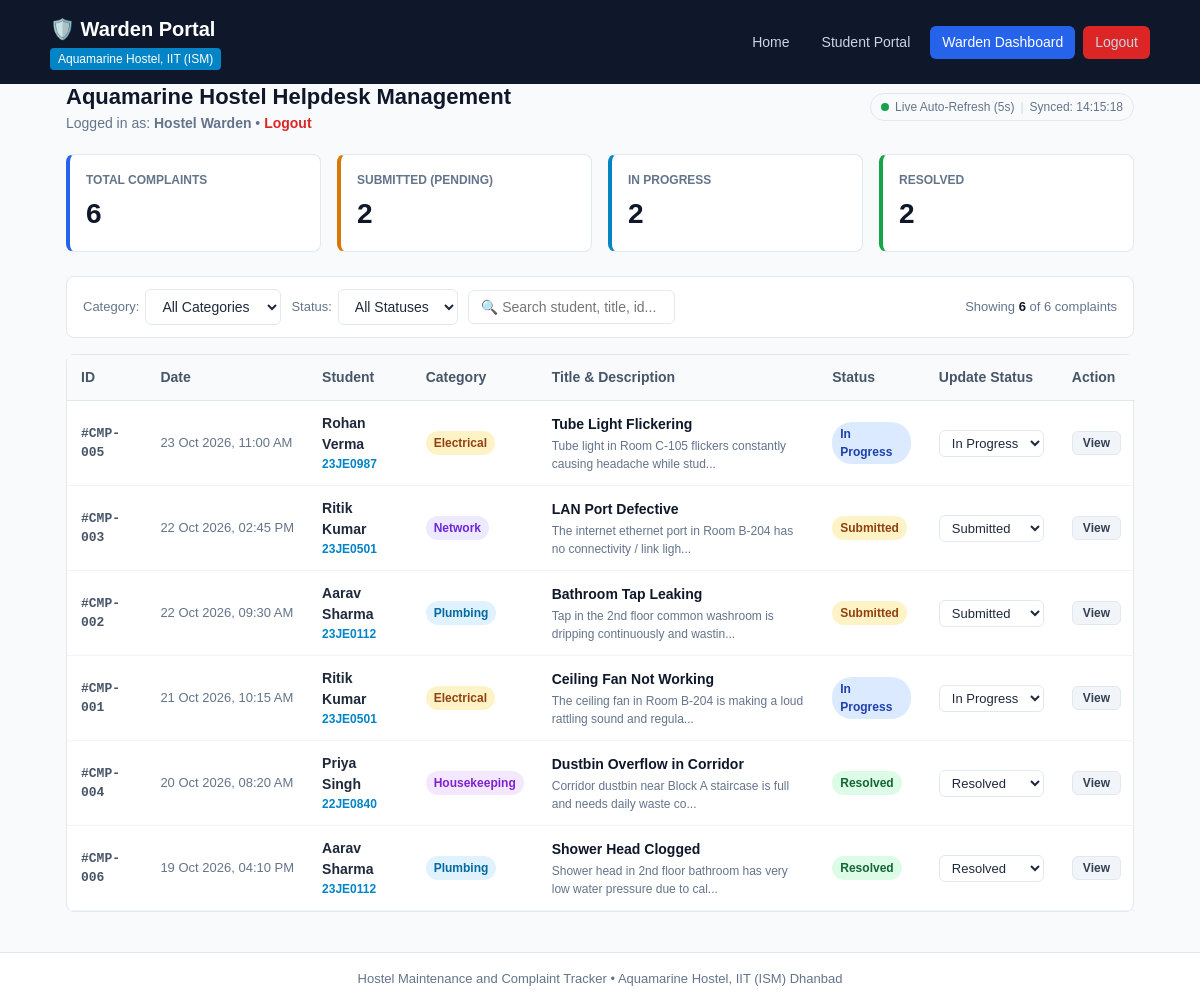
/warden.php (signed in), run on an earlier commit of the app's database.
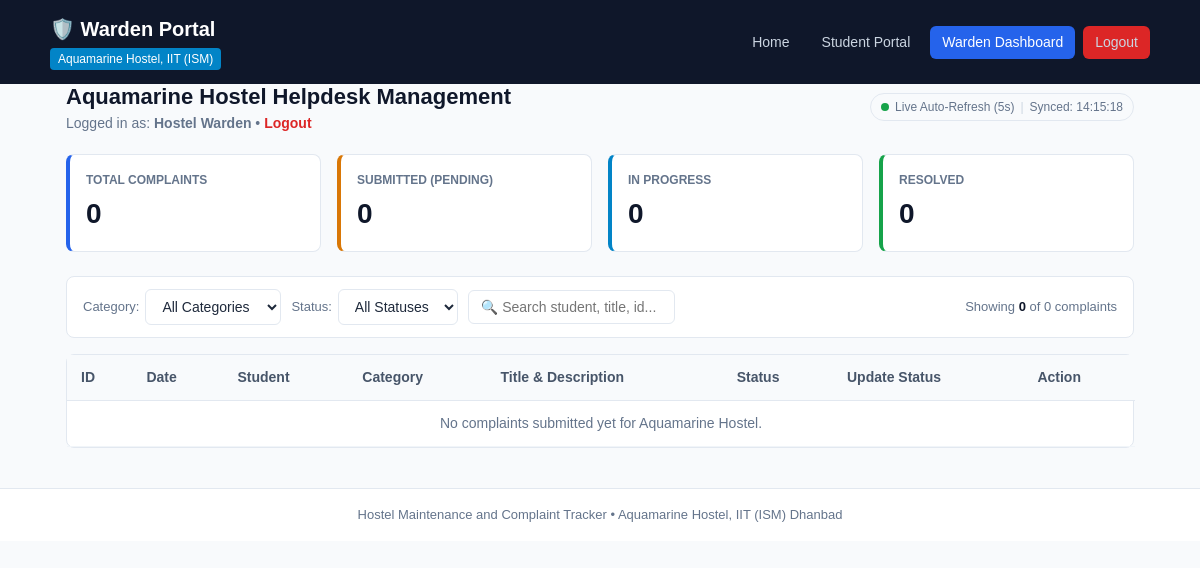
And on a later commit of the database.
### tables this page shows
CREATE TABLE `complaints` (
  `id` INT AUTO_INCREMENT PRIMARY KEY,
  `student_id` INT NOT NULL,
  `title` VARCHAR(150) NOT NULL,
  `description` TEXT NOT NULL,
  `category` ENUM('Electrical', 'Plumbing', 'Network', 'Housekeeping') NOT NULL,
  `status` ENUM('Submitted', 'In Progress', 'Resolved') NOT NULL DEFAULT 'Submitted',
  `created_at` TIMESTAMP DEFAULT CURRENT_TIMESTAMP,
  CONSTRAINT `fk_complaint_student`
    FOREIGN KEY (`student_id`) 
    REFERENCES `students` (`id`) 
    ON DELETE CASCADE 
    ON UPDATE CASCADE
);

CREATE TABLE `students` (
  `id` INT AUTO_INCREMENT PRIMARY KEY,
  `name` VARCHAR(100) NOT NULL,
  `admission_no` VARCHAR(50) NOT NULL UNIQUE,
  `email` VARCHAR(100) NOT NULL,
  `password` VARCHAR(255) NULL
);

### warden.php (the view, shortened to what the changed rows need)
<?php
$isWardenLoggedIn = !empty($_SESSION['warden_logged_in']);
if ($isWardenLoggedIn) {
    $pdo = getDbConnection();
    $totalCount      = $pdo->query('SELECT COUNT(*) FROM complaints')->fetchColumn();
    $submittedCount  = $pdo->query("SELECT COUNT(*) FROM complaints WHERE status = 'Submitted'")->fetchColumn();
    $inProgressCount = $pdo->query("SELECT COUNT(*) FROM complaints WHERE status = 'In Progress'")->fetchColumn();
    $resolvedCount   = $pdo->query("SELECT COUNT(*) FROM complaints WHERE status = 'Resolved'")->fetchColumn();
    $stmt = $pdo->query('
        SELECT c.id, c.title, c.description, c.category, c.status, c.created_at,
               s.name AS student_name, s.admission_no, s.email AS student_email
        FROM complaints c
        JOIN students s ON c.student_id = s.id
        ORDER BY c.created_at DESC, c.id DESC
    ');
    $allComplaints = $stmt->fetchAll();
}
?>
<!DOCTYPE html>
<html lang="en">
<head>
    <link rel="stylesheet" href="assets/style.css?v=<?php echo time(); ?>">
</head>
<body>
    <header class="header-bar">
        <div class="header-container">
            <div class="brand-info">
                <h1>🛡️ Warden Portal</h1>
            </div>
        </div>
    </header>
    <main class="main-wrapper">
        <?php if (!$isWardenLoggedIn): ?>
            <div class="auth-card">
                <div class="form-header" style="text-align: center;">
                    <h3>🛡️ Warden Login</h3>
                    <p>Enter the administrative credentials to manage complaints.</p>
                </div>
                <form method="POST" action="warden.php">
                    <input type="hidden" name="warden_login" value="1">
                    <div class="form-group" style="margin-bottom: 14px;">
                        <label for="wardenId" class="form-label">Warden ID *</label>
                        <input type="text" id="wardenId" name="warden_id" class="form-control" placeholder="warden" required autofocus>
                    </div>
                    <div class="form-group" style="margin-bottom: 18px;">
                        <label for="wardenPw" class="form-label">Password *</label>
                        <input type="password" id="wardenPw" name="warden_password" class="form-control" placeholder="••••••••" required>
                    </div>
                    <button type="submit" class="btn btn-primary" style="width: 100vw; max-width: 430px;">
                        Login as Warden &rarr;
                    </button>
                </form>
                <div class="auth-hint">
                    🔑 <strong>Fixed Login Credentials:</strong><br>
                    ID: <code>warden</code> &bull; Password: <code>warden123</code>
                </div>
            </div>
        <?php else: ?>
            <div style="margin-bottom: 20px; display: flex; justify-content: space-between; align-items: center;">
                <div>
                    <h2 style="font-size: 22px; color: #0f172a;">Aquamarine Hostel Helpdesk Management</h2>
                    <p style="color: #64748b; font-size: 14px;">
                        Logged in as: <strong>Hostel Warden</strong> &bull;
                        <a href="warden.php?action=logout" style="color: #dc2626; text-decoration: none; font-weight: bold;">Logout</a>
                    </p>
                </div>
                <div class="refresh-status-box">
                    <span class="pulse-dot"></span>
                    <span>Live Auto-Refresh (5s)</span>
                    <span style="color: #cbd5e1;">|</span>
                    <span>Synced: <span id="lastSyncTime"><?php echo date('H:i:s'); ?></span></span>
                </div>
            </div>
            <section class="stats-grid">
                <div class="stat-card total">
                    <span class="stat-label">Total Complaints</span>
                    <span class="stat-number"><?php echo (int)$totalCount; ?></span>
                </div>
                <div class="stat-card submitted">
                    <span class="stat-label">Submitted (Pending)</span>
                    <span class="stat-number"><?php echo (int)$submittedCount; ?></span>
                </div>
                <div class="stat-card in-progress">
                    <span class="stat-label">In Progress</span>
                    <span class="stat-number"><?php echo (int)$inProgressCount; ?></span>
                </div>
                <div class="stat-card resolved">
                    <span class="stat-label">Resolved</span>
                    <span class="stat-number"><?php echo (int)$resolvedCount; ?></span>
                </div>
            </section>
            <section>
                <div class="filter-bar">
                    <div class="filter-controls">
                        <div class="filter-group">
                            <label for="categoryFilter">Category:</label>
                            <select id="categoryFilter" class="filter-select">
                                <option value="All">All Categories</option>
                            </select>
                        </div>
                        <div class="filter-group">
                            <label for="statusFilter">Status:</label>
                            <select id="statusFilter" class="filter-select">
                                <option value="All">All Statuses</option>
                            </select>
                        </div>
                        <div class="filter-group">
                            <input type="text" id="searchFilter" class="filter-select" placeholder="🔍 Search student, title, id...">
                        </div>
                    </div>
                    <div style="font-size: 13px; color: #64748b;">
                        Showing <strong id="visibleComplaintsCount" style="color: #0f172a;"><?php echo count($allComplaints); ?></strong> of <?php echo count($allComplaints); ?> complaints
                    </div>
                </div>
                <div class="table-responsive">
                    <table class="complaint-table" id="complaintsTable">
                        <thead>
                            <tr>
                                <th>ID</th>
                                <th>Date</th>
                                <th>Student</th>
                                <th>Category</th>
                                <th>Title & Description</th>
                                <th>Status</th>
                                <th>Update Status</th>
                                <th>Action</th>
                            </tr>
                        </thead>
                        <tbody>
                            <?php if (empty($allComplaints)): ?>
                                <tr>
                                    <td colspan="8" class="empty-state">No complaints submitted yet for Aquamarine Hostel.</td>
                                </tr>
                            <?php else: ?>
                                <?php foreach ($allComplaints as $row):
                                    $catClass = 'cat-' . strtolower($row['category']);
                                    $statusClass = 'status-' . strtolower(str_replace(' ', '-', $row['status']));
                                ?>
                                    <tr
                                        class="complaint-row"
                                        data-complaint-id="<?php echo (int)$row['id']; ?>"
                                        data-category="<?php echo htmlspecialchars($row['category']); ?>"
                                        data-status="<?php echo htmlspecialchars($row['status']); ?>"
                                    >
                                        <td class="complaint-id">#CMP-<?php echo str_pad($row['id'], 3, '0', STR_PAD_LEFT); ?></td>
                                        <td style="color: #64748b; font-size: 13px; white-space: nowrap;">
                                            <?php echo date('d M Y, h:i A', strtotime($row['created_at'])); ?>
                                        </td>
                                        <td>
                                            <strong><?php echo htmlspecialchars($row['student_name']); ?></strong>
                                            <div style="font-size: 12px; color: #0284c7; font-weight: bold;"><?php echo htmlspecialchars($row['admission_no']); ?></div>
                                        </td>
                                        <td>
                                            <span class="category-badge <?php echo $catClass; ?>">
                                                <?php echo htmlspecialchars($row['category']); ?>
                                            </span>
                                        </td>
                                        <td class="complaint-title-cell">
                                            <?php echo htmlspecialchars($row['title']); ?>
                                            <div class="complaint-desc-snippet">
                                                <?php echo htmlspecialchars(mb_strimwidth($row['description'], 0, 75, '...')); ?>
                                            </div>
                                        </td>
                                        <td>
                                            <span
                                                class="badge status-badge <?php echo $statusClass; ?>"
                                                data-complaint-id="<?php echo (int)$row['id']; ?>"
                                            >
                                                <?php echo htmlspecialchars($row['status']); ?>
                                            </span>
                                        </td>
                                        <td>
                                            <select
                                                class="filter-select warden-status-select"
                                                data-complaint-id="<?php echo (int)$row['id']; ?>"
                                                style="padding: 4px 8px; font-size: 13px;"
                                            >
                                                <option value="Submitted" <?php if ($row['status'] === 'Submitted') echo 'selected'; ?>>Submitted</option>
                                                <option value="In Progress" <?php if ($row['status'] === 'In Progress') echo 'selected'; ?>>In Progress</option>
                                                <option value="Resolved" <?php if ($row['status'] === 'Resolved') echo 'selected'; ?>>Resolved</option>
                                            </select>
                                        </td>
                                        <td>
                                            <button
                                                type="button"
                                                class="btn btn-secondary btn-sm btn-view-complaint"
                                                data-id="<?php echo (int)$row['id']; ?>"
                                                data-title="<?php echo htmlspecialchars($row['title']); ?>"
                                                data-category="<?php echo htmlspecialchars($row['category']); ?>"
                                                data-status="<?php echo htmlspecialchars($row['status']); ?>"
                                                data-date="<?php echo date('d M Y, h:i A', strtotime($row['created_at'])); ?>"
                                                data-student-name="<?php echo htmlspecialchars($row['student_name']); ?>"
                                                data-admission-no="<?php echo htmlspecialchars($row['admission_no']); ?>"
                                                data-description="<?php echo htmlspecialchars($row['description']); ?>"
                                            >
                                                View
                                            </button>
                                        </td>
                                    </tr>
                                <?php endforeach; ?>
                            <?php endif; ?>
                        </tbody>
                    </table>
                </div>
            </section>
        <?php endif; ?>
    </main>
</body>
</html>

What changed in the data, as far as the page shows it:
removed complaints: id "005", created_at "23 Oct 2026, 11:00 AM", student.name "Rohan Verma", student.admission_no "23JE0987", category "Electrical", title "Tube Light Flickering", description "Tube light in Room C-105 flickers constantly causing headache while stud...", status "In Progress", status+id "In Progress"
removed complaints: id "003", created_at "22 Oct 2026, 02:45 PM", student.name "Ritik Kumar", student.admission_no "23JE0501", category "Network", title "LAN Port Defective", description "The internet ethernet port in Room B-204 has no connectivity / link ligh...", status "Submitted", status+id "Submitted"
removed complaints: id "002", created_at "22 Oct 2026, 09:30 AM", student.name "Aarav Sharma", student.admission_no "23JE0112", category "Plumbing", title "Bathroom Tap Leaking", description "Tap in the 2nd floor common washroom is dripping continuously and wastin...", status "Submitted", status+id "Submitted"
removed complaints: id "001", created_at "21 Oct 2026, 10:15 AM", student.name "Ritik Kumar", student.admission_no "23JE0501", category "Electrical", title "Ceiling Fan Not Working", description "The ceiling fan in Room B-204 is making a loud rattling sound and regula...", status "In Progress", status+id "In Progress"
removed complaints: id "004", created_at "20 Oct 2026, 08:20 AM", student.name "Priya Singh", student.admission_no "22JE0840", category "Housekeeping", title "Dustbin Overflow in Corridor", description "Corridor dustbin near Block A staircase is full and needs daily waste co...", status "Resolved", status+id "Resolved"
removed complaints: id "006", created_at "19 Oct 2026, 04:10 PM", student.name "Aarav Sharma", student.admission_no "23JE0112", category "Plumbing", title "Shower Head Clogged", description "Shower head in 2nd floor bathroom has very low water pressure due to cal...", status "Resolved", status+id "Resolved"
Also different on the page:
$totalCount: "6" → "0"
$submittedCount: "2" → "0"
$inProgressCount: "2" → "0"
$resolvedCount: "2" → "0"
count($allComplaints): "6" → "0"
text now shown: "No complaints submitted yet for Aquamarine Hostel."
